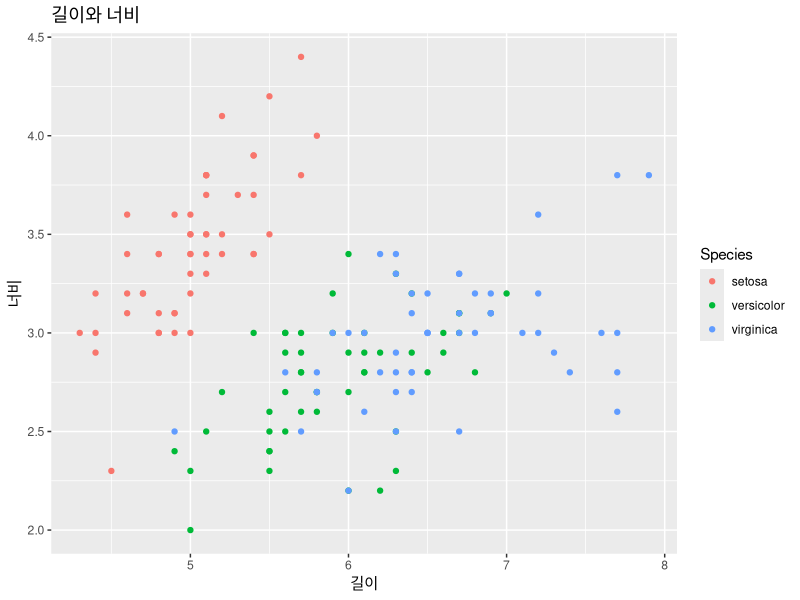
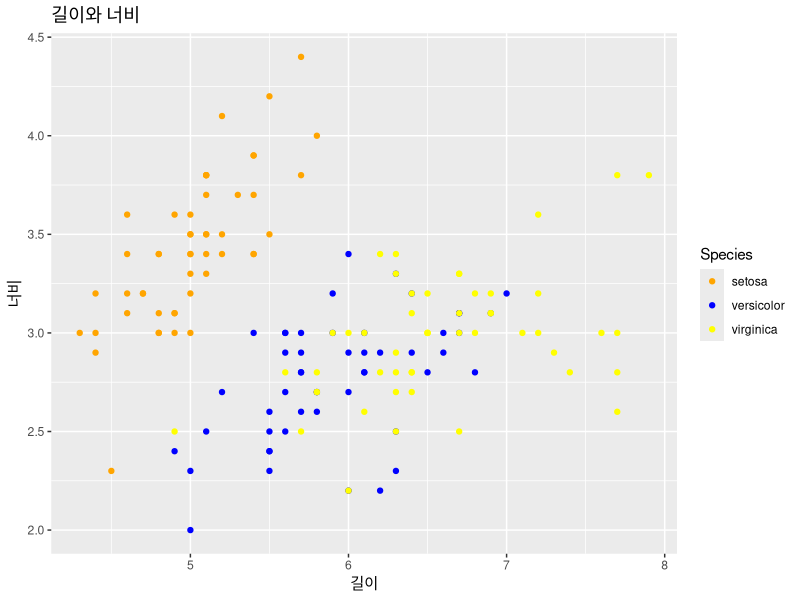
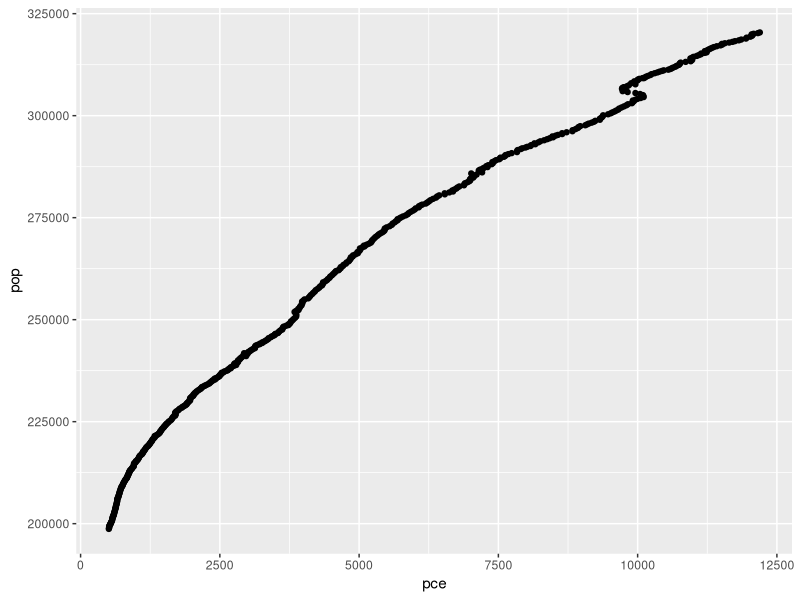

R code for these plots, in order:
## ---- chunk 1
knitr::opts_chunk$set(echo = TRUE)
## ---- chunk 2
library(ggplot2)
str(iris)
ggplot(iris, aes(x= Sepal.Length, y=Sepal.Width, colour= Species))+ 
  geom_point()+
  labs(title="길이와 너비", 
        x="길이",
       y="너비")

ggplot(iris, aes(x= Sepal.Length, y=Sepal.Width, colour= Species))+ 
  geom_point()+
  labs(title="길이와 너비", 
        x="길이",
       y="너비")+
  scale_color_manual(
    labels= c("setosa", "versicolor", "virginica"),
    values= c("orange","blue", "yellow")
  )



ggplot(economics, aes(x= pce, y=pop))+geom_point()

str(economics)


## ---- chunk 3
mpg1 <- read.csv("mpg1.csv", stringsAsFactors = F)


## ---- chunk 4
t.test(data = mpg1, cty ~trans)
                    #종속변수(y값) ~ 독립변수(x값) 
                    #반응변수 ~ 설명변수수

## ---- chunk 5
table(mpg1$trans, mpg1$drv) #교차 분석

## ---- chunk 6
prop.table(table(mpg1$trans, mpg1$drv), 1)
## ---- chunk 7
chisq.test(mpg1$trans, mpg1$drv)
